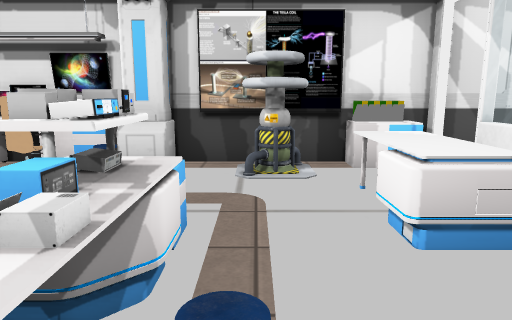
View 1 (above)

15 first-person views from a walk through a Unity game level. The camera is 1.3 m above the floor, tilts 10° down and sees 70° across. Doors are open. The floor is counted in squares, 1 m on a side. Each view is taken from the middle of a square. On the plan, view 1 faces up. The plan holds only what a view shows up to about 15 squares ahead; the rest is blank. The player is left out. Some surface patterns are stand-ins.

View 2
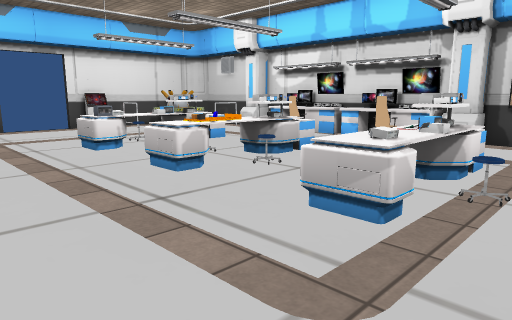

View 3
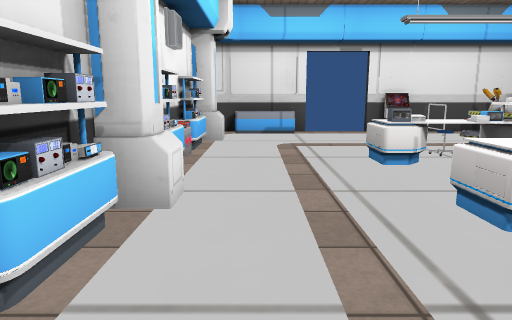

View 4
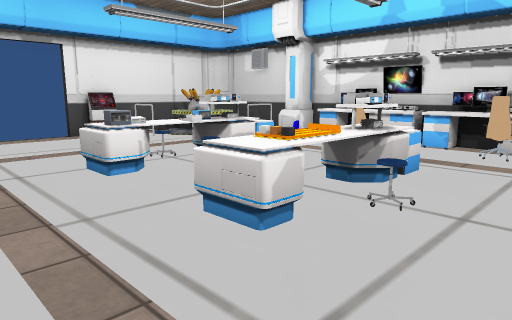

View 5
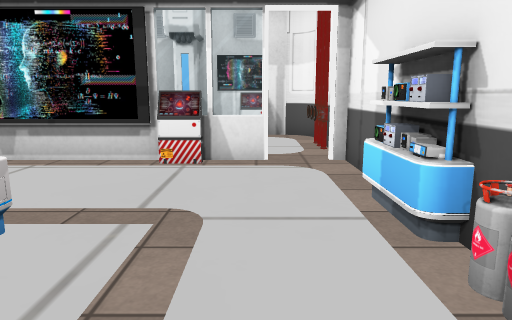

View 6
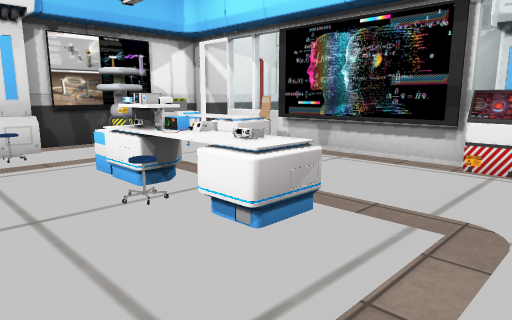

View 7
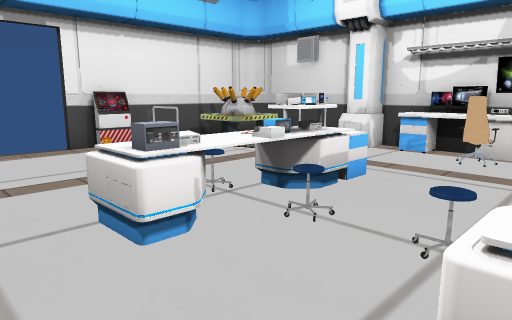

View 8
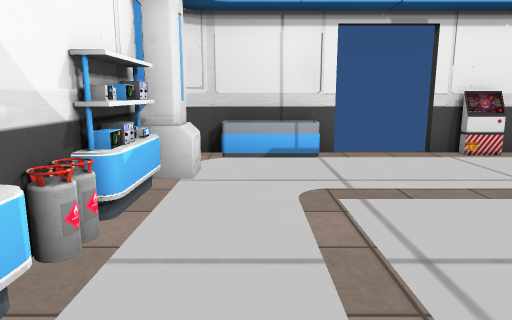

View 9
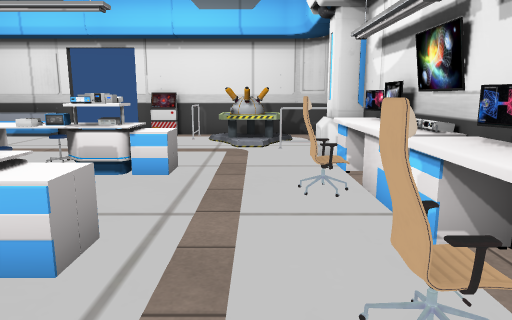

View 10
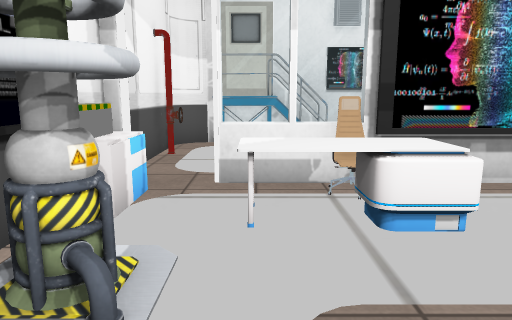

View 11
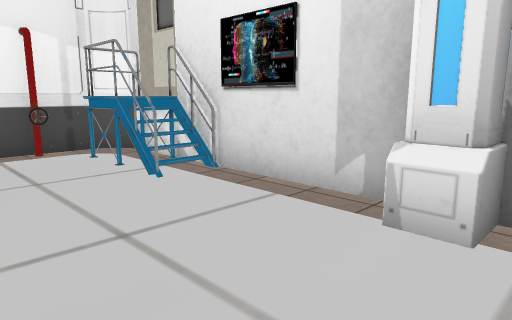

View 12
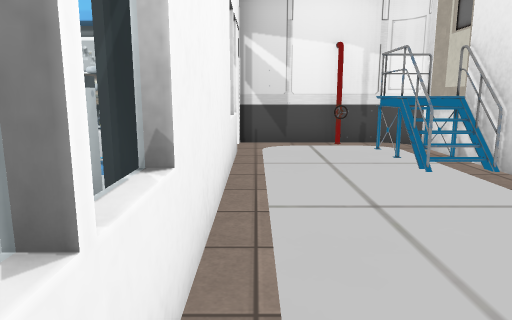

View 13
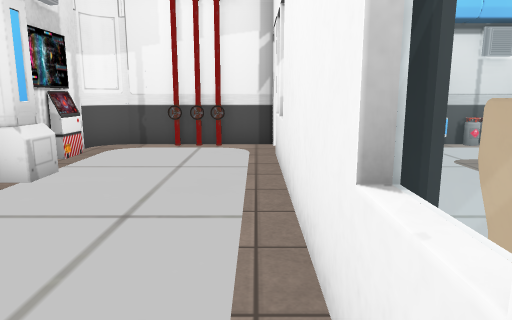

View 14
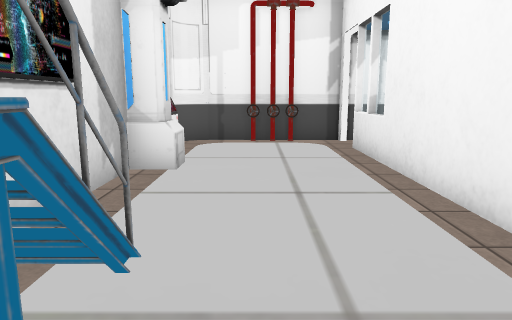

View 15
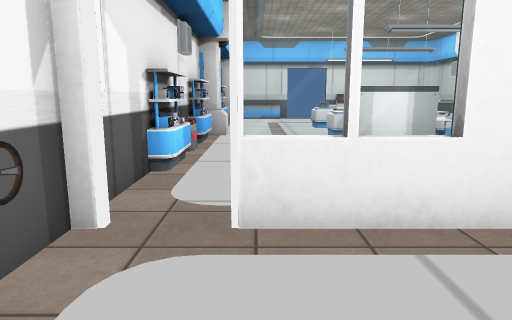

### Floor plan
Points are (right, up) in squares from view 1. A wall is a line through its corners. A room is listed if a view was taken in it or the views show most of it. See-through windows are left out.
Room 1 (views 1, 2, 3, 4, 5, 6, 7, 8, 9, 10)
walls: (-5.3, -4.8) (3.4, -4.8); (-8.4, 7.2) (-13.6, 7.2); (-14.4, -1.1) (-14.4, -4); (1.5, 7.2) (-1.6, 7.2); (3.6, -1) (3.1, -1) (3.1, 3.4) (3.6, 3.4); (-14.4, 6.4) (-14.4, 1); (3.4, -3.4) (3.4, 5.6)
low walls: (-4.9, 1.2) (-4.9, 0.5); (-4.8, 1.2) (-4.8, 0.3); (-4.6, 1.2) (-4.6, 0.3); (-4.5, 1) (-5.1, 1) (-5.1, 0.7)
ways out: open door at (3, -4) to room 2; open door at (3, 6) to room 2; open door at (-14.5, 0)
objects: plant (-14, -3); other object (-14, 2); barrier (-14, 3) to (-13, 3); other object (-13, 4) to (-12, 6); pillar (-12, -4); shelf (-11, -5) to (-10, -5); barrier (-11, 6); pillar (-10, 6) to (-10, 7); other object (-9, -5); cabinet (-9, 3) to (-8, 3); desk (-8, 0) to (-8, 2); cabinet (-8, 4); desk (-8, 7); shelf (-7, -5); chair (-7, 6); other object (-7, 7); pillar (-6, -4) to (-5, -4); other object (-6, 7); desk (-5, -1) to (-4, 2); cabinet (-5, 3); desk (-5, 7) to (-4, 7); shelf (-4, -5); cabinet (-4, 3); chair (-4, 6); other object (-3, 7); other object (-2, -5); pillar (-2, 6) to (-2, 7); desk (-1, -1) to (-1, 0); desk (-1, 2); cabinet (-1, 3); shelf (0, -5); other object (0, 6) to (1, 6); desk (1, 3) to (2, 5); other object (2, 6); cabinet (2, 7); other object (3, -2); chair (3, 4); other object (3, 7)
Room 2 (views 11, 12, 13, 14, 15)
walls: (6.8, 3.4) (7.2, 4.6); (7.1, 3.3) (6.8, 4.6); (7.2, 3.3) (6.9, 3.8) (6.9, 3.9); (7, 3.4) (7, 6.1); (3.6, 5.2) (3.6, -3.2); (8, -4.6) (8.3, -4.2) (8.3, 4.4); (3.5, -4.8) (7.5, -4.8); (7.5, 7.2) (3.5, 7.2)
low walls: (8.2, 3.4) (6.8, 3.4); (8.1, 3.6) (6.8, 3.6); (8, 3.8) (7, 3.8)
ways out: open door at (3, -4) to room 1; open door at (3, 6) to room 1
objects: pipe (6, -5); pipe (6, 7); pillar (8, -1)

Where each view was taken, in squares from view 1:
view 1: 0 up, 0 right, facing up
view 2: 4 down, 1 right, facing up-left
view 3: 3 down, 1 left, facing left
view 4: 3 down, 2 left, facing up-left
view 5: 3 down, 4 left, facing right
view 6: 3 down, 4 left, facing up-right
view 7: 2 down, 5 left, facing up-left
view 8: 3 down, 6 left, facing left
view 9: 5 up, 2 left, facing left
view 10: 5 up, 2 left, facing right
view 11: 2 down, 4 right, facing up-right
view 12: 3 down, 4 right, facing up
view 13: 5 up, 4 right, facing down
view 14: 6 up, 6 right, facing down
view 15: 3 down, 7 right, facing left
